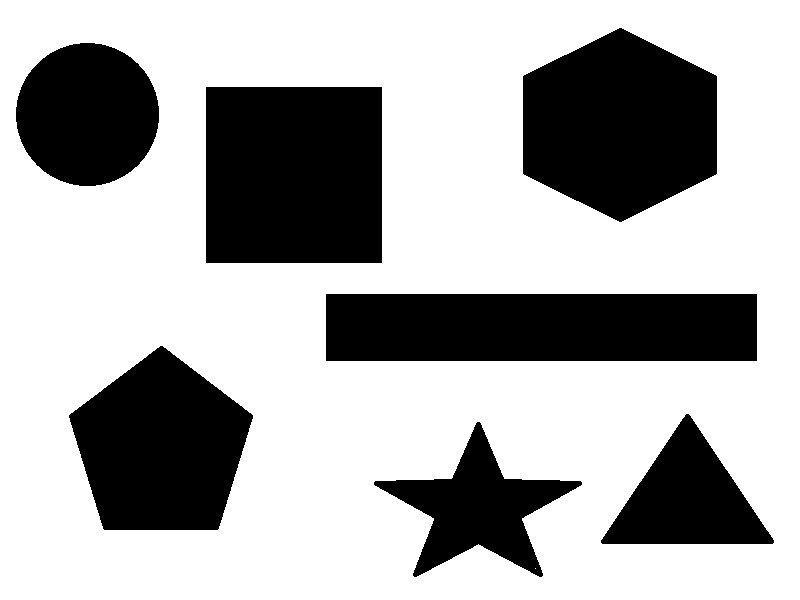
#> input picture Assignments/Riya/Shapes_Assn.1.png, 800 x 600 px
$ jupyter execute 'Assignment-1_Combined (Sorting and Displaying).ipynb'
#> lines starting #> are read from the running program, lines starting #| are printed output that depends on the picture; after the words box and inside, x2 and y2 are one past the last pixel; in counts of white or black regions, pixels touching at a corner belong together
### Question:
Write the program using OpenCV in Python that:
    1) Detect the shapes
    2) Draw the contours around them
    3) Write name of the shapes and number of sides( at the centre of the shapes)
    4) Sort them according to their number of edges

[cell 1]
import cv2
import numpy as np

###### Converting image to GrayScale

[cell 2]
img = cv2.imread('./Shapes_Assn.1.png')
#> img is the input picture: shape (600, 800, 3); 68.4% white; 7 black regions, largest, box (x1, y1, x2, y2) and area: (206, 87, 382, 263) 30976, (326, 294, 757, 361) 28877, (523, 28, 717, 222) 28372
gray = cv2.cvtColor(img, cv2.COLOR_BGR2GRAY)
edge = cv2.Canny(gray, 550, 100)
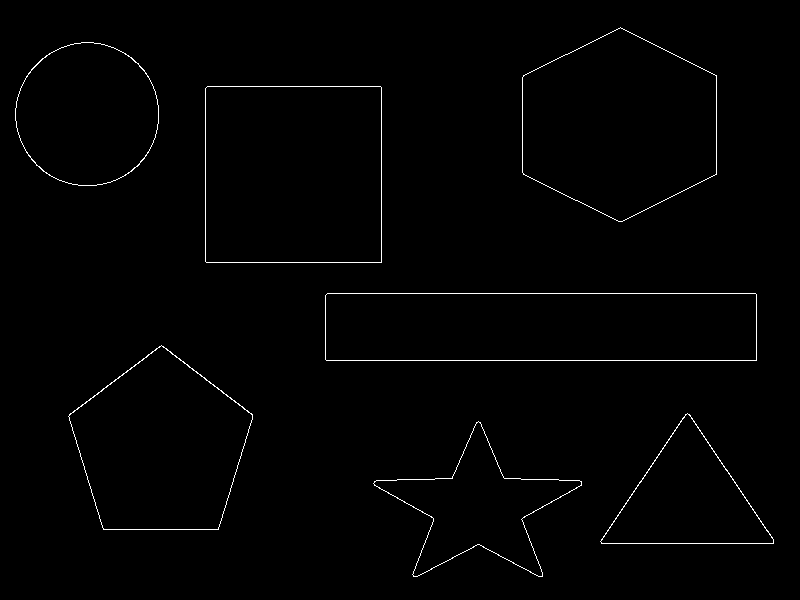
#> edge: shape (600, 800); 0.95% white in thin lines or dots, all inside (x1, y1, x2, y2) = (15, 27, 774, 577)
cv2.imshow('Shapes', img)
cv2.imshow('Shapes Edge', edge)
cv2.waitKey()

cv2.destroyAllWindows()

###### Finding Contours

[cell 3]
contours, hierarchy = cv2.findContours(edge.copy(), cv2.RETR_EXTERNAL, cv2.CHAIN_APPROX_SIMPLE)
#> contours = 7 contours; box (x1, y1, x2, y2) and area: (205, 86, 382, 263) 30973, (325, 293, 757, 361) 28874, (522, 27, 717, 222) 28369, (68, 345, 253, 530) 23609, (15, 42, 159, 186) 16060, (373, 421, 582, 577) 12088, (600, 413, 774, 544) 11652
print ("Number of contours found = ", len(contours))
#| Number of contours found =  7

###### Displaying Contours on black screen

[cell 4]
black_sheet = np.zeros((img.shape[0], img.shape[1], 3))

cv2.drawContours(black_sheet, contours, -1, (20,10,0), 1)
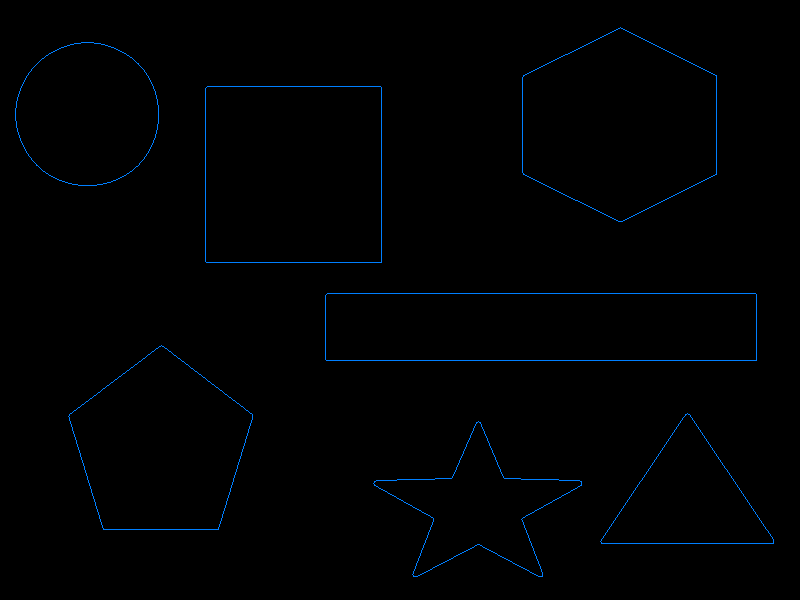
#> black_sheet: shape (600, 800, 3) float64; mean of channels 0, 1, 2 0.179, 0.0893, 0; drawn with min black and max white
cv2.imshow('Contours Image', black_sheet)
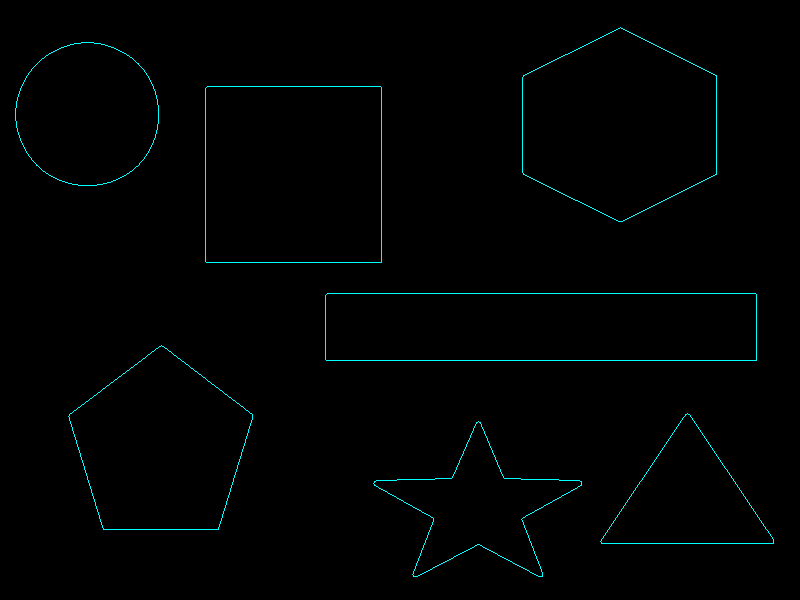
#> window 'Contours Image': shape (600, 800, 3); mean B, G, R 2.3, 2.3, 0
cv2.waitKey()

cv2.destroyAllWindows()

###### Finding Sides of shapes (contours)

[cell 5]
i=0
sides= [None]*len(contours)
#> sides = 7 items
for cnt in contours:

    approx = cv2.approxPolyDP(cnt, 0.01*cv2.arcLength(cnt,True),True)
    sides[i]=len(approx)
    i+=1
#> this loop made 7 passes
#> approx on passes 2, 4, 5: [[773, 539], [687, 413], [600, 541]], [[325, 295], [326, 360], [756, 360], [755, 293]], [[207, 86], [205, 261], [381, 262], [381, 87]]
#> after the loop, i = 7; sides = [10, 3, 5, 4, 4, 15, 6]
sides.sort()
print(sides)
#| [3, 4, 4, 5, 6, 10, 15]

###### Sorting Contours by sides

[cell 6]
img = cv2.imread('./Shapes_Assn.1.png')
cv2.imshow("Sorting Shapes", img)
cv2.waitKey()

def Sides(approx):
    if len(approx) == 3:
        cv2.drawContours(img,[cnt],0,(200,255,0),-1)
        M = cv2.moments(cnt)
        cx = int(M['m10'] / M['m00'])
        cy = int(M['m01'] / M['m00'])
        cv2.putText(img, "Triangle", (cx-40, cy), cv2.FONT_HERSHEY_SIMPLEX, 0.75, (0, 0, 0), 1)
        cv2.putText(img, "Sides: 3", (cx-32, cy+20), cv2.FONT_HERSHEY_SIMPLEX, 0.5, (0, 0, 0), 1)

    elif len(approx) == 4:
        x,y,w,h = cv2.boundingRect(cnt)
        M = cv2.moments(cnt)
        cx = int(M['m10'] / M['m00'])
        cy = int(M['m01'] / M['m00'])

        if abs(w-h) <= 3:
            cv2.drawContours(img, [cnt], 0, (0, 125 ,255), -1)
            cv2.putText(img, "Square", (cx-40, cy), cv2.FONT_HERSHEY_SIMPLEX, 0.75, (0, 0, 0), 1)
            cv2.putText(img, "Sides: 4", (cx-30, cy+20), cv2.FONT_HERSHEY_SIMPLEX, 0.5, (0, 0, 0), 1)
        else:
            cv2.drawContours(img, [cnt], 0, (0, 0, 255), -1)
            M = cv2.moments(cnt)
            cx = int(M['m10'] / M['m00'])
            cy = int(M['m01'] / M['m00'])
            cv2.putText(img, "Rectangle", (cx-50, cy), cv2.FONT_HERSHEY_SIMPLEX, 0.75, (0, 0, 0), 1)
            cv2.putText(img, "Sides: 4", (cx-30, cy+20), cv2.FONT_HERSHEY_SIMPLEX, 0.5, (0, 0, 0), 1)

    elif len(approx) == 5:
        cv2.drawContours(img, [cnt], 0, (50, 10, 0), -1)
        M = cv2.moments(cnt)
        cx = int(M['m10'] / M['m00'])
        cy = int(M['m01'] / M['m00'])
        cv2.putText(img, "Pentagon", (cx-50, cy), cv2.FONT_HERSHEY_SIMPLEX, 0.75, (200, 200, 200), 1)
        cv2.putText(img, "Sides: 5", (cx-30, cy+20), cv2.FONT_HERSHEY_SIMPLEX, 0.5, (200, 200, 200), 1)


    elif len(approx) == 6:
        cv2.drawContours(img, [cnt], 0, (0, 200, 0), -1)
        M = cv2.moments(cnt)
        cx = int(M['m10'] / M['m00'])
        cy = int(M['m01'] / M['m00'])
        cv2.putText(img, "Hexagon", (cx-45, cy), cv2.FONT_HERSHEY_SIMPLEX, 0.75, (0, 0, 0), 1)
        cv2.putText(img, "Sides: 6", (cx-35, cy+20), cv2.FONT_HERSHEY_SIMPLEX, 0.5, (0, 0, 0), 1)

    elif len(approx) == 10:
        cv2.drawContours(img, [cnt], 0, (2, 255, 0), -1)
        M = cv2.moments(cnt)
        cx = int(M['m10'] / M['m00'])
        cy = int(M['m01'] / M['m00'])
        cv2.putText(img, "Star", (cx-18, cy), cv2.FONT_HERSHEY_SIMPLEX, 0.75, (0, 0, 0), 1)
        cv2.putText(img, "Sides: 10", (cx-35, cy+20), cv2.FONT_HERSHEY_SIMPLEX, 0.5, (0, 0, 0), 1)

    elif len(approx) >= 15:
        cv2.drawContours(img, [cnt], 0, (0, 255, 255), -1)
        M = cv2.moments(cnt)
        cx = int(M['m10'] / M['m00'])
        cy = int(M['m01'] / M['m00'])
        cv2.putText(img, "Circle", (cx-35, cy), cv2.FONT_HERSHEY_SIMPLEX, 0.75, (0, 0, 0), 1)
        cv2.putText(img, "Sides: Infinite", (cx-45, cy+20), cv2.FONT_HERSHEY_SIMPLEX, 0.5, (0, 0, 0), 1)

    cv2.imshow('Sorting Shapes',img)
    cv2.waitKey()


for count in range(len(contours)):
    for cnt in contours:
        approx = cv2.approxPolyDP(cnt, 0.01*cv2.arcLength(cnt,True),True)
        if len(approx) == sides[count]:

            if sides[count] == sides[count-1]:
                count+=2
                break
            cv2.drawContours(img, [cnt], -1, (200,150,0), 5)
            cv2.imshow('Sorting Shapes', img)
            cv2.waitKey()
            print(len(approx))
            Sides(approx)
#> this loop made 7 passes
#| 3
#| 4
#| 4
#| 5
#| 6
#| 10
#| 15
#> pass 1, `cv2.imshow('Sorting Shapes', img)`:
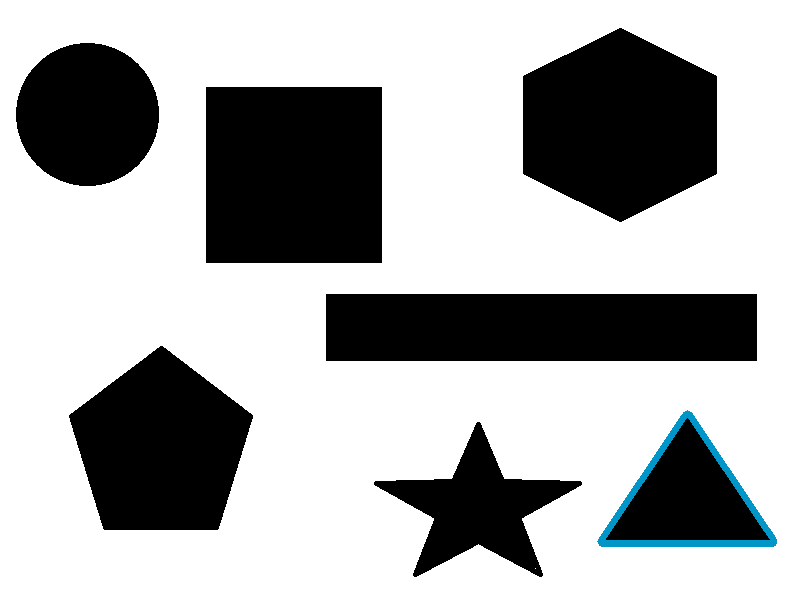
#> window 'Sorting Shapes': shape (600, 800, 3); mean B, G, R 175, 174.6, 173.6
#> pass 1, in Sides, `cv2.imshow('Sorting Shapes',img)`:
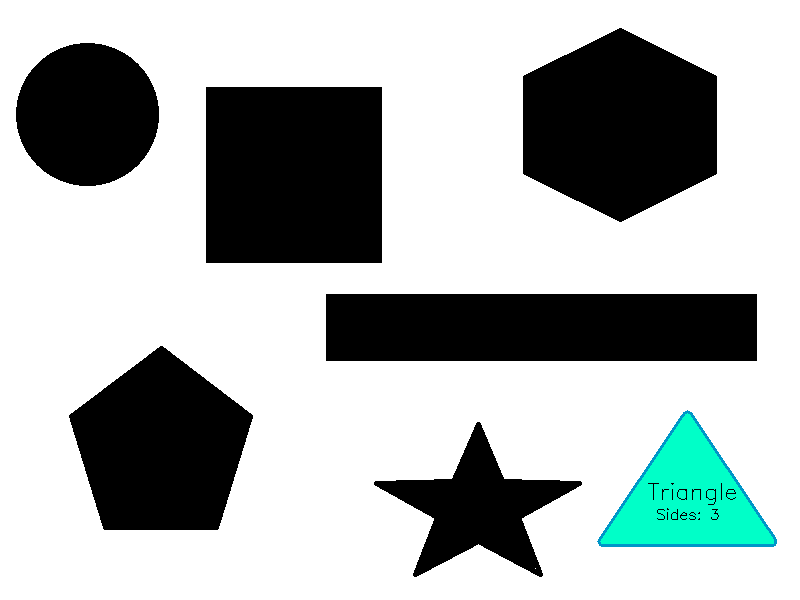
#> window 'Sorting Shapes': shape (600, 800, 3); mean B, G, R 179, 180.2, 173.6
#> pass 2, `cv2.imshow('Sorting Shapes', img)`:
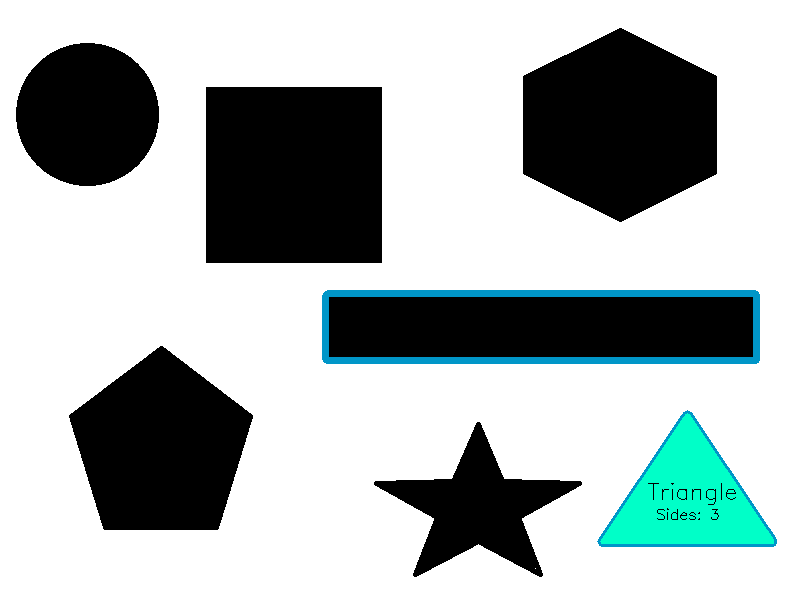
#> window 'Sorting Shapes': shape (600, 800, 3); mean B, G, R 180, 180.5, 171.8
#> pass 2, in Sides (call 2), `cv2.imshow('Sorting Shapes',img)`:
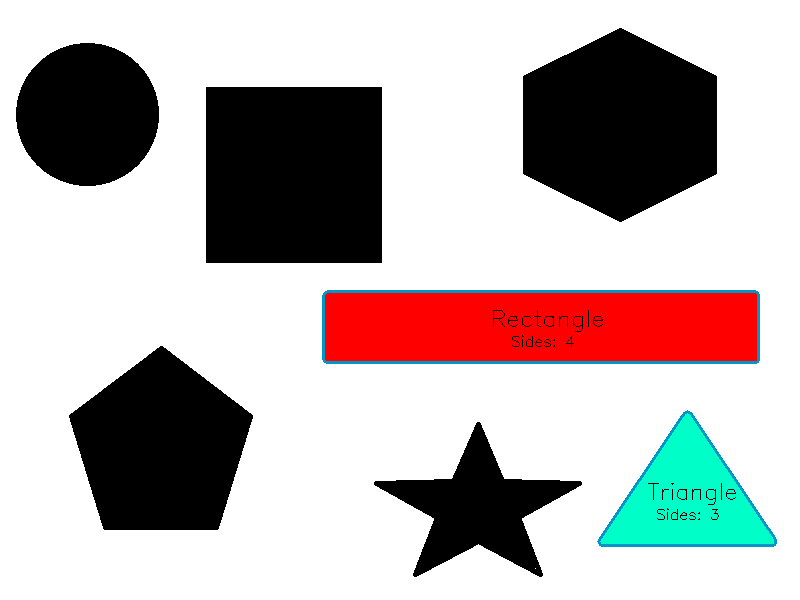
#> window 'Sorting Shapes': shape (600, 800, 3); mean B, G, R 178.4, 179.3, 187.1
#> after the loop:
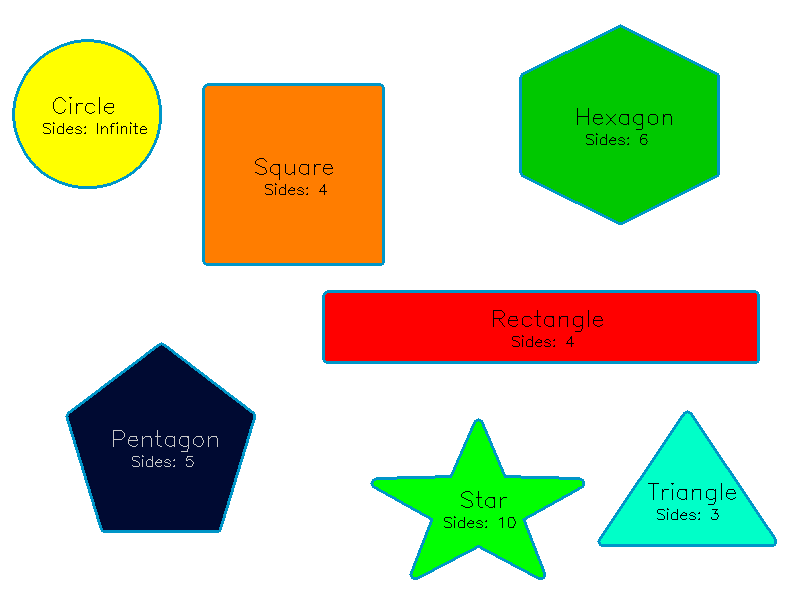
#> img: shape (600, 800, 3); mean B, G, R 179.2, 211.9, 206.7

cv2.destroyAllWindows()
